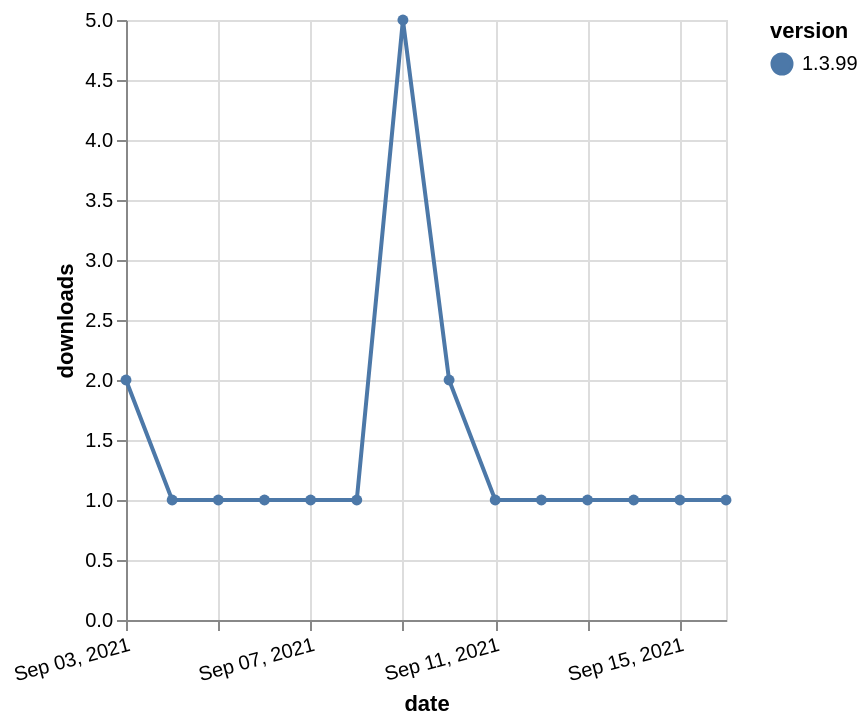

Describe this chart as a Vega-Lite specification.
### Vega-Lite specification from a JSON file in a GitHub repository (floating-point values rounded to 4 significant figures)
{"$schema": "https://vega.github.io/schema/vega-lite/v5.json", "description": "A simple bar chart with embedded data.", "data": {"values": [{"date": "2021-09-03", "total": 501, "delta": 2, "version": "1.3.99"}, {"date": "2021-09-04", "total": 502, "delta": 1, "version": "1.3.99"}, {"date": "2021-09-05", "total": 503, "delta": 1, "version": "1.3.99"}, {"date": "2021-09-06", "total": 504, "delta": 1, "version": "1.3.99"}, {"date": "2021-09-07", "total": 505, "delta": 1, "version": "1.3.99"}, {"date": "2021-09-08", "total": 506, "delta": 1, "version": "1.3.99"}, {"date": "2021-09-09", "total": 511, "delta": 5, "version": "1.3.99"}, {"date": "2021-09-10", "total": 513, "delta": 2, "version": "1.3.99"}, {"date": "2021-09-11", "total": 514, "delta": 1, "version": "1.3.99"}, {"date": "2021-09-12", "total": 515, "delta": 1, "version": "1.3.99"}, {"date": "2021-09-13", "total": 516, "delta": 1, "version": "1.3.99"}, {"date": "2021-09-14", "total": 517, "delta": 1, "version": "1.3.99"}, {"date": "2021-09-15", "total": 518, "delta": 1, "version": "1.3.99"}, {"date": "2021-09-16", "total": 519, "delta": 1, "version": "1.3.99"}]}, "width": "container", "mark": {"type": "line", "point": {"filled": true}}, "encoding": {"x": {"field": "date", "type": "temporal", "timeUnit": "yearmonthdate", "title": "date", "axis": {"labelAngle": -15}}, "y": {"field": "delta", "type": "quantitative", "title": "downloads"}, "color": {"field": "version", "type": "nominal"}, "tooltip": {"field": "delta"}}}
